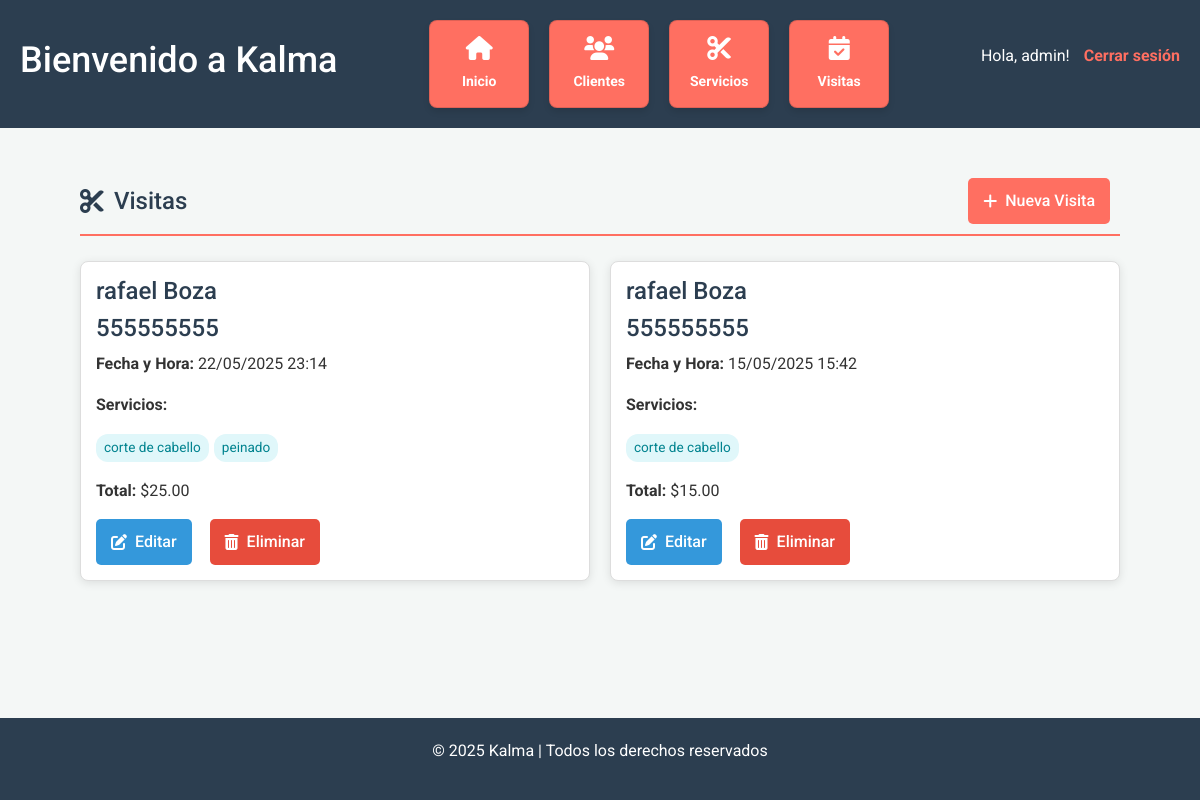
/visitas/ (signed in), run on the app's committed database.
### gestion/models.py (models this page shows, shortened)
class Empresa(models.Model):
    usuario = models.OneToOneField(User, on_delete=models.CASCADE, related_name="empresa")
    nombre = models.CharField(max_length=100)
    direccion = models.TextField(blank=True)
    telefono = models.CharField(max_length=20, blank=True)
    email = models.EmailField(blank=True)

class Visita(models.Model):
    empresa = models.ForeignKey(Empresa, on_delete=models.CASCADE, related_name="visitas", null=True, blank=True)
    cliente = models.ForeignKey(Cliente, on_delete=models.CASCADE)
    fecha = models.DateTimeField(default=timezone.now)
    servicios = models.ManyToManyField(Servicio)
    notas = models.TextField(blank=True)
    def total(self):
        return sum(servicio.precio for servicio in self.servicios.all())

class Cliente(models.Model):
    empresa = models.ForeignKey(Empresa, on_delete=models.CASCADE, related_name="clientes", null=True, blank=True)
    nombre = models.CharField(max_length=100)
    telefono = models.CharField(max_length=20)
    email = models.EmailField(blank=True, null=True)
    fecha_registro = models.DateField(auto_now_add=True)

class Servicio(models.Model):
    empresa = models.ForeignKey(Empresa, on_delete=models.CASCADE, related_name="servicios", null=True, blank=True)
    nombre = models.CharField(max_length=100)
    precio = models.DecimalField(max_digits=6, decimal_places=2)
    duracion_min = models.IntegerField()

### gestion/views.py (the view)
# urls.py: path('visitas/', views.visitas, name='visitas'),
@login_required
def visitas(request):
    visitas = Visita.objects.all()
    return render(request, 'visitas.html', {'visitas': visitas})

### gestion/context_processors.py (called while the page is built)
def user_has_empresa(request):
    return {
        'user_has_empresa': request.user.is_authenticated and Empresa.objects.filter(usuario=request.user).exists()
    }

def empresa(request):
    if request.user.is_authenticated:
        empresa = Empresa.objects.filter(usuario=request.user).first()
    else:
        empresa = None
    return {
        'empresa': empresa
    }

### gestion/templates/visitas.html (shortened to what this page needs)
{% extends 'base.html' %}
{% block content %}
<div class="visitas-container">
    <div class="header-actions">
        <h2><i class="fas fa-cut"></i> Visitas</h2>
        <a href="{% url 'nueva_visita' %}" class="btn-add">
            <i class="fas fa-plus"></i> Nueva Visita
        </a>
    </div>
    <div class="cards-grid">
        {% for visita in visitas %}
        <div class="visita-card">
            <div class="visita-header">
                <h3>{{ visita.cliente.nombre }}</h3>
                <h3>{{ visita.cliente.telefono|default:"Sin teléfono" }}</h3>
            </div>
            <p><strong>Fecha y Hora:</strong> {{ visita.fecha|date:"d/m/Y H:i" }}</p>
            <p><strong>Servicios:</strong>
            <div class="services-list">
                {% for servicio in visita.servicios.all %}
                <span class="service-tag">{{ servicio.nombre }}</span>
                {% endfor %}
            </div>
            </p>
            <p><strong>Total:</strong> ${{ visita.total|floatformat:2 }}</p>
            <div class="actions">
                <a href="{% url 'editar_visita' visita.id %}" class="btn-edit" title="Editar visita">
                    <i class="fas fa-edit"></i> Editar
                </a>
                <a href="{% url 'eliminar_visita' visita.id %}" class="btn-delete" title="Eliminar visita">
                    <i class="fas fa-trash-alt"></i> Eliminar
                </a>
            </div>
        </div>
        {% empty %}
        <p class="no-visits">No hay visitas registradas.</p>
        {% endfor %}
    </div>
</div>
{% endblock %}

### gestion/templates/base.html (shortened to what this page needs)
<!DOCTYPE html>
<html lang="es">
<head>
    <link rel="stylesheet" href="https://cdnjs.cloudflare.com/ajax/libs/font-awesome/6.0.0-beta3/css/all.min.css">
    <link rel="stylesheet" href="https://cdn.jsdelivr.net/npm/bootstrap@4.3.1/dist/css/bootstrap.min.css"
>
</head>
<body>
    <header>
        <h1>Bienvenido a {{empresa.nombre}}</h1>
        {% if request.user.is_authenticated %}
        <div class="nav-links">
            <div class="card">
                <i class="fas fa-home"></i>
                <p><a href="{% url 'index' %}">Inicio</a></p>
            </div>
            <div class="card">
                <i class="fas fa-users"></i>
                <p><a href="{% url 'clientes' %}">Clientes</a></p>
            </div>
            <div class="card">
                <i class="fas fa-cut"></i>
                <p><a href="{% url 'servicios' %}">Servicios</a></p>
            </div>
            <div class="card">
                <i class="fas fa-calendar-check"></i>
                <p><a href="{% url 'visitas' %}">Visitas</a></p>
            </div>
        </div>
        <div class="auth-info">
            <p>Hola, {{ request.user.username }}! <a href="{% url 'logout' %}">Cerrar sesión</a></p>
        </div>
        {% else %}
        <div class="auth-info">
            <p><a href="{% url 'login' %}">Iniciar sesión</a></p>
        </div>
        {% endif %}
    </header>
    <div class="container">
        {% block content %}{% endblock %}
    </div>
    <footer>
        <p>&copy; 2025 {{empresa.nombre}} | Todos los derechos reservados</p>
    </footer>
</body>
</html>

### gestion/templates/base.html (style rules this page uses)
* { margin: 0; padding: 0; box-sizing: border-box; }
html, body { height: 100%; }
body { font-family: 'Roboto', sans-serif; background-color: #f4f7f6; color: #333; line-height: 1.6; margin: 0; display: flex; flex-direction: column; }
header { background-color: #2C3E50; color: white; padding: 20px; display: flex; justify-content: space-between; align-items: center; flex-wrap: wrap; gap: 20px; }
header h1 { font-size: 36px; }
.auth-info { font-size: 16px; }
.auth-info a { color: #FF6F61; text-decoration: none; font-weight: bold; margin-left: 10px; }
.nav-links { display: flex; gap: 20px; flex-wrap: wrap; justify-content: center; }
.card { background-color: #FF6F61; color: white; min-width: 100px; padding: 15px; border-radius: 8px; text-align: center; box-shadow: 0 4px 6px rgba(0, 0, 0, 0.1); transition: transform 0.3s ease, box-shadow 0.3s ease; cursor: pointer; }
.card i { font-size: 24px; margin-bottom: 10px; }
.card p { font-size: 14px; margin: 0; }
.card a { color: white; text-decoration: none; font-weight: bold; display: block; }
.container { flex: 1; padding: 20px; }
footer { background-color: #2C3E50; color: white; text-align: center; padding: 20px; margin-top: auto; }
footer p { font-size: 16px; }

### gestion/templates/visitas.html (style rules this page uses)
.visitas-container { padding: 30px; max-width: 1200px; margin: auto; }
.header-actions { display: flex; justify-content: space-between; align-items: center; margin-bottom: 25px; border-bottom: 2px solid #FF6F61; padding-bottom: 10px; }
.header-actions h2 { margin: 0; color: #2C3E50; font-size: 24px; display: flex; align-items: center; gap: 10px; }
.btn-add, .btn-edit, .btn-delete, .btn-view, .page-btn { display: inline-flex; align-items: center; padding: 10px 15px; border-radius: 5px; text-decoration: none; font-weight: 500; transition: all 0.3s ease; margin-right: 10px; }
.btn-add { background-color: #FF6F61; color: white; }
.btn-edit { background-color: #3498db; color: white; }
.btn-delete { background-color: #e74c3c; color: white; }
.btn-add i, .btn-edit i, .btn-delete i, .btn-view i, .page-btn i { margin-right: 8px; }
.cards-grid { display: grid; grid-template-columns: repeat(auto-fit, minmax(250px, 1fr)); gap: 20px; }
.visita-card { background-color: #fff; border: 1px solid #ddd; border-radius: 8px; padding: 15px; box-shadow: 0 2px 10px rgba(0, 0, 0, 0.1); }
.visita-header h3 { color: #2C3E50; font-size: 1.5em; }
.services-list { display: flex; gap: 5px; flex-wrap: wrap; }
.service-tag { background-color: #e0f7fa; color: #00838f; padding: 3px 8px; border-radius: 12px; font-size: 0.85em; }
.actions { display: flex; gap: 8px; margin-top: 15px; }

### data on the page
Empresa: nombre "Kalma"
Visita: cliente.nombre "rafael Boza", cliente.telefono "555555555", fecha "22/05/2025 23:14", total "25.00"
Servicio: nombre "corte de cabello"
Servicio: nombre "peinado"
Visita: cliente.nombre "rafael Boza", cliente.telefono "555555555", fecha "15/05/2025 15:42", total "15.00"

### other printed values
{{ request.user.username }} "admin"
